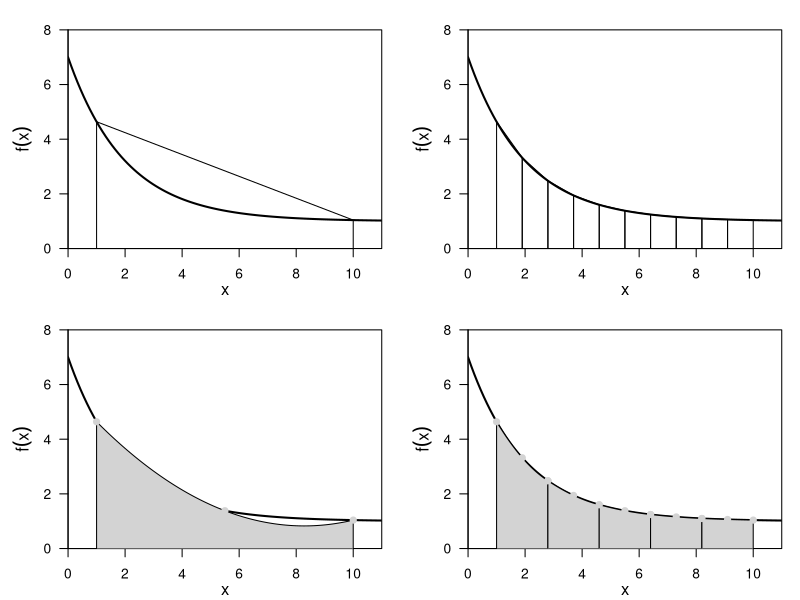

Here is the R script that generated this plot:
set.seed(1001)
files <- T
f <- function(x) 6*exp(-0.5*x)+1
a <- 1
b <- 10
par(mfrow=c(2, 2), mar=c(3.1, 4.1, 1.8, 1.1), xaxs='i', yaxs='i')


plot(f, xlim=c(0, 11), ylim=c(0, 8), las=1, lwd=2, xlab="", ylab="")
	mtext(expression(x), side=1, font=2, cex=1.0, line=2)
	mtext(expression(f(x)), side=2, font=2, cex=1.0, line=2)
N <- 1
for(i in 1:N){
	polygon(c(a, b, b, a), c(0, 0, f(b), f(a)))
}

plot(f, xlim=c(0, 11), ylim=c(0, 8), las=1, lwd=2, xlab="", ylab="")
	mtext(expression(x), side=1, font=2, cex=1.0, line=2)
	mtext(expression(f(x)), side=2, font=2, cex=1.0, line=2)
N <- 10
dx <- (b-a)/N
for(i in 1:N){
	polygon(c(a+(i-1)*dx, a+(i)*dx, a+(i)*dx, a+(i-1)*dx), c(0, 0, f(a+(i)*dx), f(a+(i-1)*dx)))
}
#######################

# par(mfrow=c(1, 2), mar=c(3.1, 4.1, 1.8, 1.1), xaxs='i', yaxs='i')


plot(f, xlim=c(0, 11), ylim=c(0, 8), las=1, lwd=2, xlab="", ylab="")
	mtext(expression(x), side=1, font=2, cex=1.0, line=2)
	mtext(expression(f(x)), side=2, font=2, cex=1.0, line=2)
N <- 2
dx <- (b-a)/N

# for(i in 1:N){
	x0 <- a#+2*(i-1)*dx
	x1 <- x0+dx
	x2 <- x1+dx
	xs <- seq(x0, x2, length=100)
p <- function(x)f(x0)*(x-x1)*(x-x2)/((x0-x1)*(x0-x2))+f(x1)*(x-x0)*(x-x2)/((x1-x0)*(x1-x2))+f(x2)*(x-x0)*(x-x1)/((x2-x0)*(x2-x1))
	polygon(c(rev(xs),(xs)), c(0*xs, sapply(xs, p)), col="lightgray")
	points(c(x0,x1,x2), sapply(c(x0,x1,x2), p), col="lightgray",pch=19)
	
plot(f, xlim=c(0, 11), ylim=c(0, 8), las=1, lwd=2, xlab="", ylab="")
	mtext(expression(x), side=1, font=2, cex=1.0, line=2)
	mtext(expression(f(x)), side=2, font=2, cex=1.0, line=2)
N <- 10
dx <- (b-a)/N
for(i in 1:(N/2)){

	x0 <- a+2*(i-1)*dx
	x1 <- x0+dx
	x2 <- x1+dx
	xs <- seq(x0, x2, length=100)
p <- function(x)f(x0)*(x-x1)*(x-x2)/((x0-x1)*(x0-x2))+f(x1)*(x-x0)*(x-x2)/((x1-x0)*(x1-x2))+f(x2)*(x-x0)*(x-x1)/((x2-x0)*(x2-x1))
	polygon(c(rev(xs),(xs)), c(0*xs, sapply(xs, p)), col="lightgray")
	points(c(x0,x1,x2), sapply(c(x0,x1,x2), p), col="lightgray",pch=19)
}
